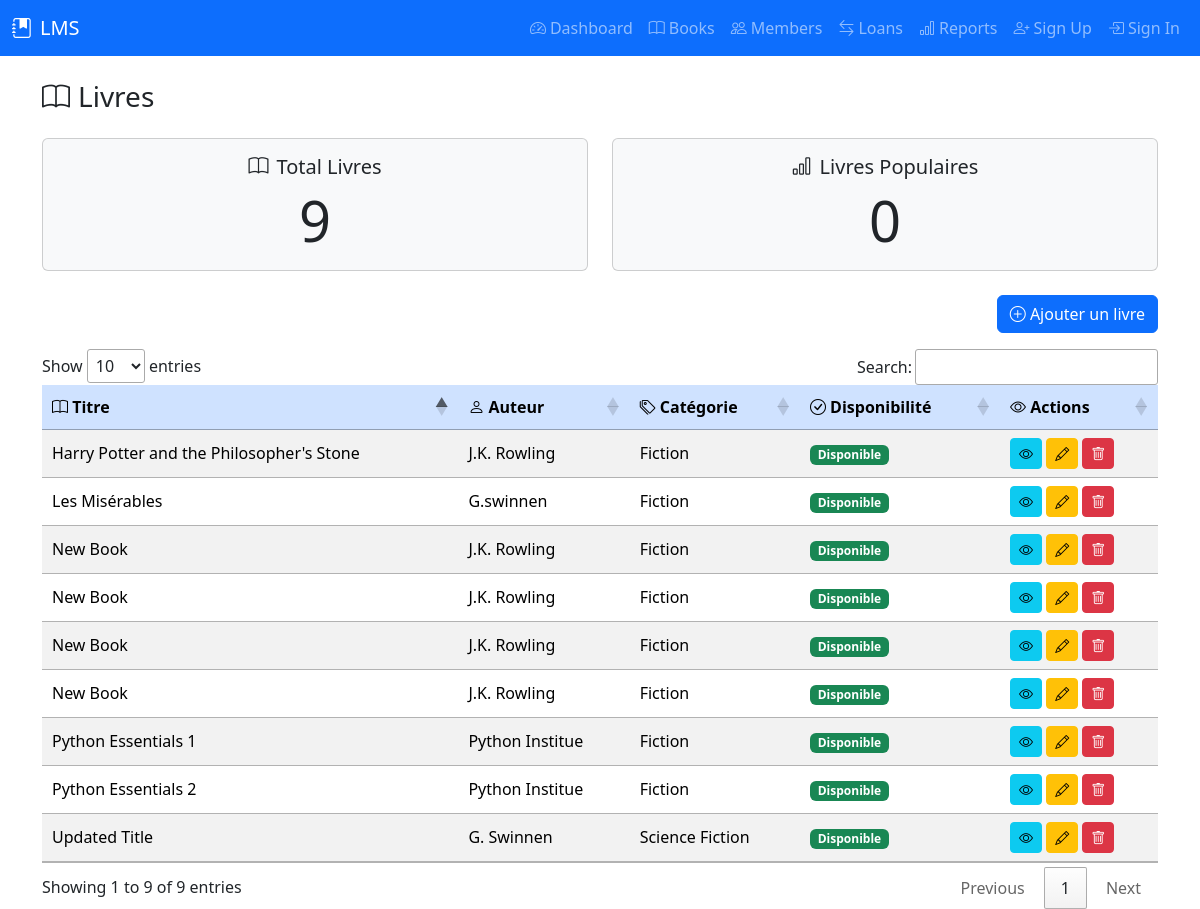
/books, run on the app's committed database.
### tables this page shows
CREATE TABLE books (
            book_id INTEGER PRIMARY KEY AUTOINCREMENT,
            title TEXT NOT NULL,
            author_id INTEGER,
            category_id INTEGER,
            isbn TEXT UNIQUE,
            publication_year INTEGER,
            publisher TEXT,
            quantity INTEGER DEFAULT 1,
            available_quantity INTEGER DEFAULT 1,
            FOREIGN KEY (author_id) REFERENCES authors (author_id),
            FOREIGN KEY (category_id) REFERENCES categories (category_id)
        );

CREATE TABLE authors (
            author_id INTEGER PRIMARY KEY AUTOINCREMENT,
            name TEXT NOT NULL,
            biography TEXT
        );

CREATE TABLE categories (
            category_id INTEGER PRIMARY KEY AUTOINCREMENT,
            name TEXT NOT NULL,
            description TEXT
        );

### controllers/dashboard_controller.py (the view)
@dashboard_blueprint.route('/books', methods=['GET'])
def books():
    try:
        stats = dashboard_service.get_dashboard_statistics()
        books_data = dashboard_service.get_books_data()
        return render_template('books.html', **stats, books=books_data)
    except Exception as e:
        return jsonify({'error': str(e)}), 500

### models/author.py (called while the page is built)
    @property
    def name(self):
        return self._get_attribute("name")

    @classmethod
    def all(cls):
        query = f"SELECT * FROM {cls.TABLE_NAME}"
        results = DatabaseConnection.execute_query(query)
        if results:
            conn = DatabaseConnection.get_connection()
            cursor = conn.cursor()
            cursor.execute(f"PRAGMA table_info({cls.TABLE_NAME})")
            columns = [column[1] for column in cursor.fetchall()]
            conn.close()
            return [cls(**dict(zip(columns, result))) for result in results]
        return []

    @classmethod
    def find_by_id(cls, author_id):
        query = f"SELECT * FROM {cls.TABLE_NAME} WHERE {cls.PRIMARY_KEY} = ?"
        result = DatabaseConnection.execute_query(query, (author_id,))
        if result:
            conn = DatabaseConnection.get_connection()
            cursor = conn.cursor()
            cursor.execute(f"PRAGMA table_info({cls.TABLE_NAME})")
            columns = [column[1] for column in cursor.fetchall()]
            conn.close()
            return cls(**dict(zip(columns, result[0])))
        return None

### models/base_model.py (called while the page is built)
    def _get_attribute(self, name):
        return self._attributes.get(name)

    def _set_attribute(self, name, value):
        self._attributes[name] = value

    def __setattr__(self, name, value):
        if name == "_attributes":
            super().__setattr__(name, value)
        else:
            self._set_attribute(name, value)

    @classmethod
    def find_by_id(cls, id: int):
        if not cls.TABLE_NAME or not cls.PRIMARY_KEY:
            raise NotImplementedError("TABLE_NAME and PRIMARY_KEY must be defined in subclass")
        query = f"SELECT * FROM {cls.TABLE_NAME} WHERE {cls.PRIMARY_KEY} = ?"
        result = DatabaseConnection.execute_query(query, (id,))
        if result and len(result) > 0:
            conn = DatabaseConnection.get_connection()
            cursor = conn.cursor()
            cursor.execute(f"PRAGMA table_info({cls.TABLE_NAME})")
            columns = [column[1] for column in cursor.fetchall()]
            conn.close()
            record_dict = dict(zip(columns, result[0]))
            return cls(**record_dict)
        return None

### models/book.py (called while the page is built)
    @property
    def book_id(self):
        return self._get_attribute("book_id")

    @property
    def title(self):
        return self._get_attribute("title")

    @property
    def author_id(self):
        return self._get_attribute("author_id")

### templates/books.html (shortened to what this page needs)
<!DOCTYPE html>
<html lang="fr">
<head>
    <link rel="stylesheet" href="/static/css/style.css">
    <link href="https://cdn.jsdelivr.net/npm/bootstrap@5.3.2/dist/css/bootstrap.min.css" rel="stylesheet">
    <link rel="stylesheet" href="https://cdn.jsdelivr.net/npm/bootstrap-icons@1.11.3/font/bootstrap-icons.css">
    <link rel="stylesheet" href="https://cdn.datatables.net/1.13.4/css/jquery.dataTables.min.css">
</head>
<body>
{% include 'includes/navbar.html' %}
<div class="container">
    <h3 class="mb-4"><i class="bi bi-book me-2"></i>Livres</h3>
    <div class="row text-center mb-4">
        <div class="col-md-6">
            <div class="card bg-light">
                <div class="card-body">
                    <h5 class="card-title"><i class="bi bi-book me-2"></i>Total Livres</h5>
                    <p class="card-text display-4">{{ total_books }}</p>
                </div>
            </div>
        </div>
        <div class="col-md-6">
            <div class="card bg-light">
                <div class="card-body">
                    <h5 class="card-title"><i class="bi bi-bar-chart me-2"></i>Livres Populaires</h5>
                    <p class="card-text display-4">{{total_popular_books}}</p>
                </div>
            </div>
        </div>
    </div>
    <div class="d-flex justify-content-end mb-3">
        <button class="btn btn-primary" id="addBookButton" title="Ajouter un nouveau livre">
            <i class="bi bi-plus-circle"></i> Ajouter un livre
        </button>
    </div>
    <div class="table-responsive">
        <table id="booksTable" class="table table-striped table-hover align-middle">
            <thead class="table-primary">
                <tr>
                    <th><i class="bi bi-book"></i> Titre</th>
                    <th><i class="bi bi-person"></i> Auteur</th>
                    <th><i class="bi bi-tags"></i> Catégorie</th>
                    <th><i class="bi bi-check-circle"></i> Disponibilité</th>
                    <th><i class="bi bi-eye"></i> Actions</th>
                </tr>
            </thead>
            <tbody>
                {% for book in books %}
                    <tr data-book-id="{{ book.id }}" data-isbn="{{ book.isbn }}" data-publication-year="{{ book.publication_year }}" data-publisher="{{ book.publisher }}" data-quantity="{{ book.quantity }}" data-available-quantity="{{ book.available_quantity }}">
                        <td>{{ book.title }}</td>
                        <td>{{ book.author }}</td>
                        <td>{{ book.category }}</td>
                        <td>
                            {% if book.available_quantity > 0 %}
                            <span class="badge bg-success">Disponible</span>
                            {% else %}
                            <span class="badge bg-danger">Emprunté</span>
                            {% endif %}
                        </td>
                        <td>
                            <button class="btn btn-info btn-sm see-detail-book" title="Voir détails"><i class="bi bi-eye"></i></button>
                            <button class="btn btn-warning btn-sm edit-book" title="Modifier"><i class="bi bi-pencil"></i></button>
                            <button class="btn btn-danger btn-sm delete-book" title="Supprimer"><i class="bi bi-trash"></i></button>
                        </td>
                    </tr>
                    {% endfor %}
            </tbody>
        </table>
    </div>
</div>
</body>
</html>

### data on the page
books: title "Les Misérables"
authors: author "G.swinnen"
categories: category "Fiction" "Fiction" "Fiction" "Fiction" "Fiction" "Fiction" "Fiction" "Fiction"
books: title "Harry Potter and the Philosopher's Stone"
authors: author "J.K. Rowling" "J.K. Rowling" "J.K. Rowling" "J.K. Rowling" "J.K. Rowling"
books: title "Updated Title"
authors: author "G. Swinnen"
categories: category "Science Fiction"
books: title "New Book"
books: title "New Book"
books: title "New Book"
books: title "New Book"
books: title "Python Essentials 1"
authors: author "Python Institue" "Python Institue"
books: title "Python Essentials 2"

### other printed values
{{ total_books }} "9"
{{ total_popular_books }} "0"
